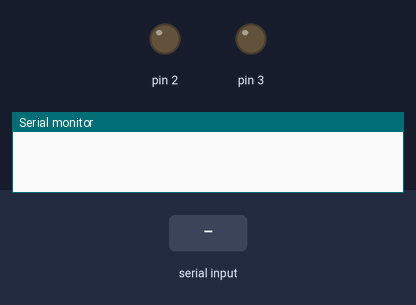
Bench run of a sketch on a simulated Arduino Uno, built with avr-gcc and run on an emulated ATmega328P. On the bench: output pins drawn as LEDs (lit = HIGH), the last lines printed to the serial monitor. The inputs (shaded band) are chosen by the test bench.

Above: at 1.2 s.
1.3 s: "blue" received over the second serial link
At 3.2 s:
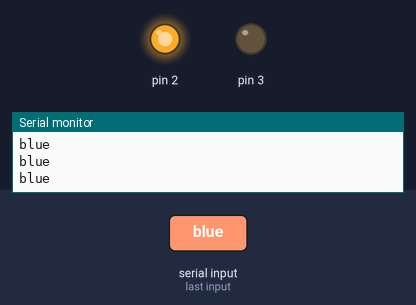
3.8 s: "red" received over the second serial link
At 5.3 s:
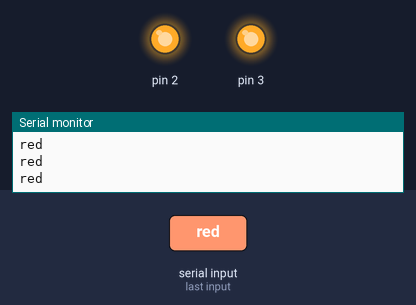
Timing chart, 0 to 6.8 s (numbered marks = the images above; inputs shaded):
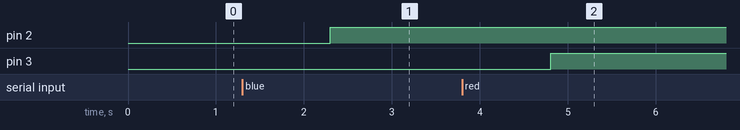

Measured:
- after the input at 1.3 s, pin 2: LOW → HIGH after 1.0 s
- after the input at 3.8 s, pin 3: LOW → HIGH after 1.0 s

The sketch:

voice_control.ino
```cpp
#include <SoftwareSerial.h>
String value;
int TxD = 11;
int RxD = 10;
int servoposition;
SoftwareSerial bluetooth(TxD, RxD);

void setup() {
  pinMode(2, OUTPUT);
  pinMode(3, OUTPUT);
  Serial.begin(9600);       // start serial communication at 9600bps
  bluetooth.begin(9600);
}

void loop() {
  Serial.println(value);
 if (bluetooth.available())
   {
    value = bluetooth.readString();

    //if (value == " blue")
    if (value == "blue"){
    digitalWrite(2, HIGH);

      }

   // if (value == "all LED turn off")
          if (value == "red"){
     digitalWrite(3, HIGH);
      }
      if(value=="all on")
      {
        digitalWrite(2, HIGH);
        digitalWrite(3, HIGH);
        }
        if(value=="all off")
        {
          digitalWrite(2, LOW);
        digitalWrite(3, LOW);
          }

   /* if (value == "turn on Red LED"){
    digitalWrite(2, HIGH);
      }

    if (value == "turn on green LED"){
      digitalWrite(3, HIGH);
      }

    if (value == "turn off red LED"){
    digitalWrite(2, LOW);
      }

    if (value == "turn off green LED"){
      digitalWrite(3, LOW);
      }*/

 }

}
```
